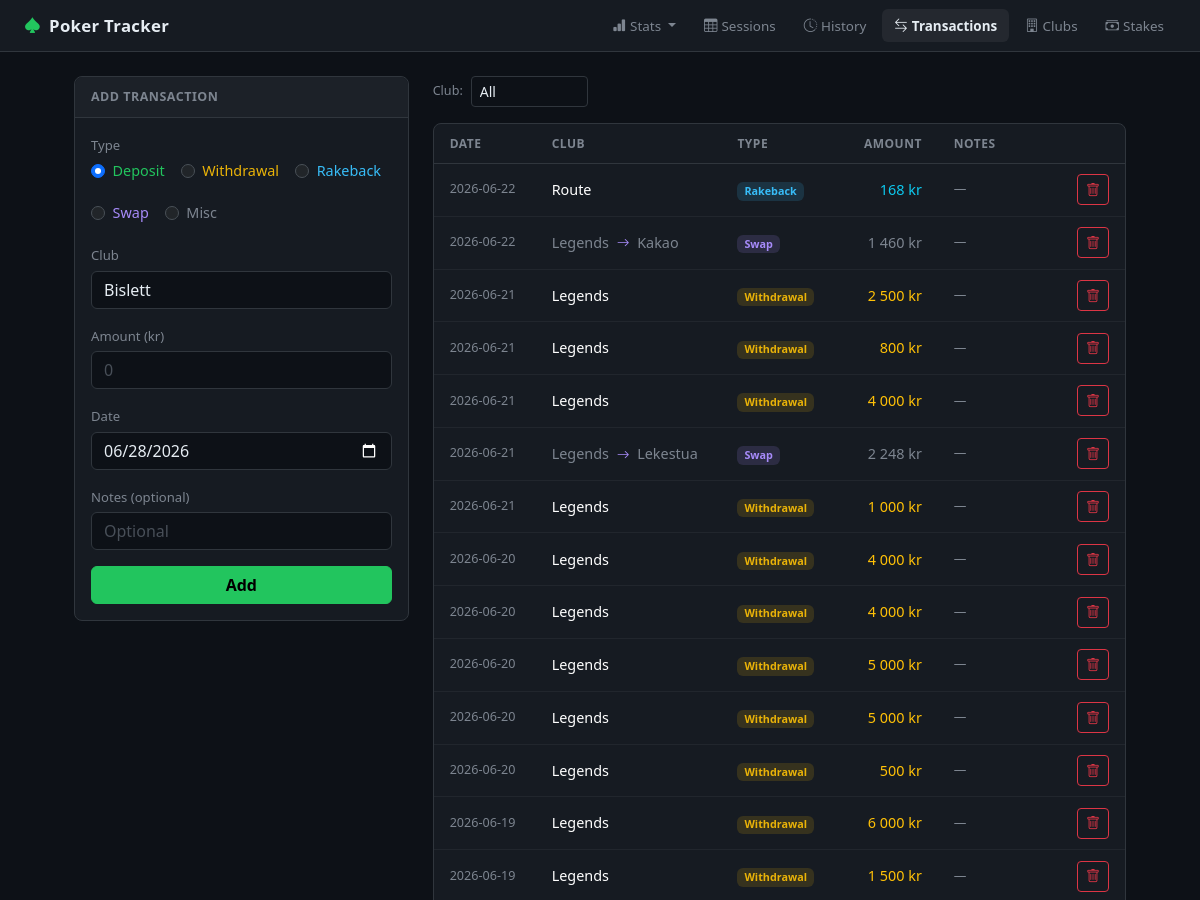
The app's page /transactions (upper part), older data.
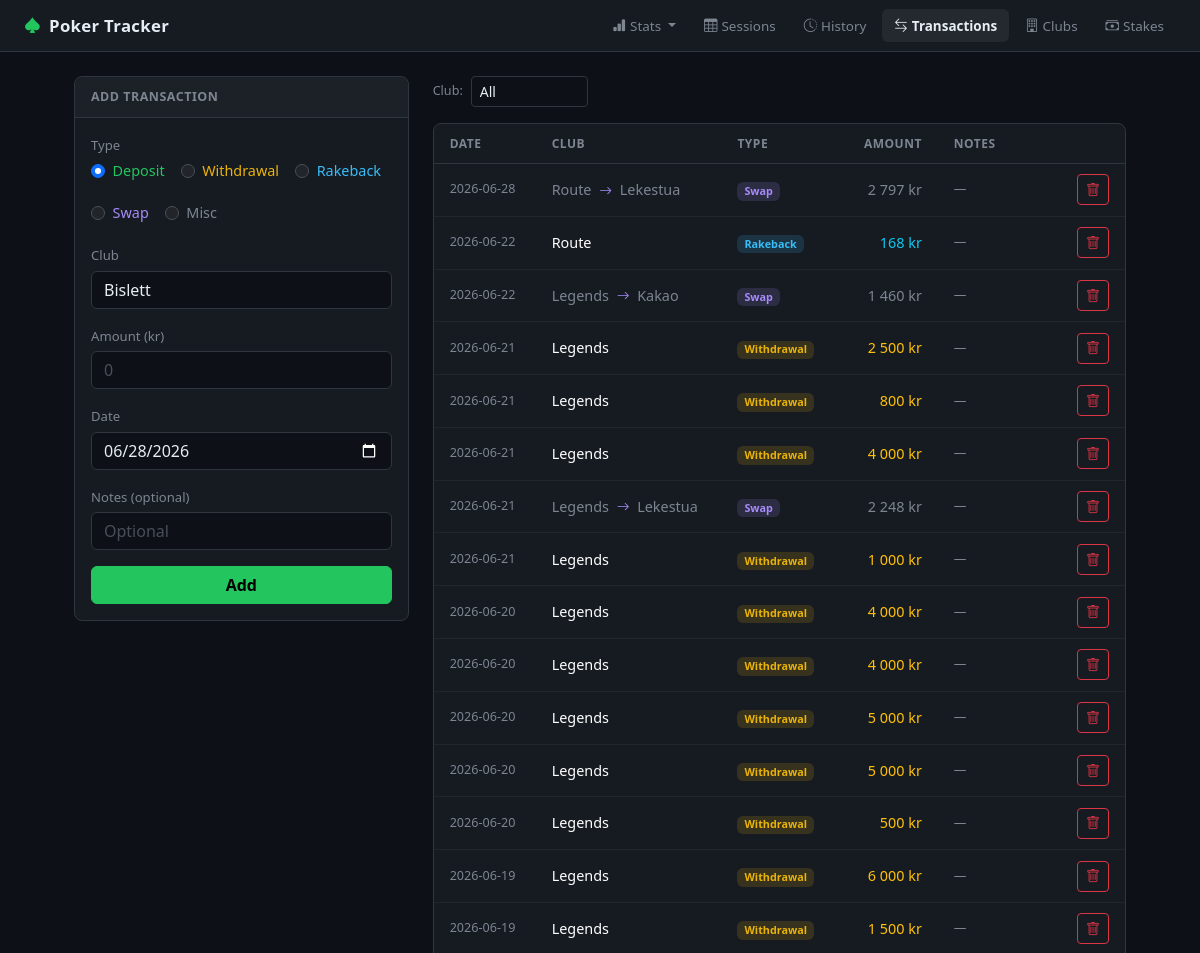
The same page, newer data.
### tables this page shows
CREATE TABLE "transactions" (
                    id INTEGER PRIMARY KEY AUTOINCREMENT,
                    club_id INTEGER NOT NULL REFERENCES clubs(id),
                    to_club_id INTEGER REFERENCES clubs(id),
                    type TEXT NOT NULL CHECK(type IN ('deposit', 'withdrawal', 'rakeback', 'swap', 'misc')),
                    amount REAL NOT NULL,
                    date TEXT NOT NULL,
                    notes TEXT,
                    created_at TEXT DEFAULT (datetime('now'))
                );

CREATE TABLE clubs (
            id INTEGER PRIMARY KEY AUTOINCREMENT,
            name TEXT NOT NULL UNIQUE,
            notes TEXT,
            created_at TEXT DEFAULT (datetime('now'))
        );

### app.py (the view, shortened to what this page needs)
@app.route("/transactions", methods=["GET", "POST"])
def transactions():
    club_id = request.args.get("club_id", type=int)
    db = get_db()
    clubs = db.execute("SELECT * FROM clubs ORDER BY name").fetchall()
    where_parts, params = [], []
    if club_id:
        where_parts.append("(t.club_id = ? OR t.to_club_id = ?)")
        params.extend([club_id, club_id])
    where = ("WHERE " + " AND ".join(where_parts)) if where_parts else ""
    txns = db.execute(f"""
        SELECT t.*, c.name as club_name, tc.name as to_club_name
        FROM transactions t
        JOIN clubs c ON t.club_id = c.id
        LEFT JOIN clubs tc ON t.to_club_id = tc.id
        {where}
        ORDER BY t.date DESC, t.id DESC
    """, params).fetchall()
    today = datetime.now().strftime("%Y-%m-%d")
    return render_template("transactions.html",
        transactions=txns, clubs=clubs,
        selected_club_id=club_id, today=today)

### app.py (called while the page is built)
@app.template_filter("nok")
def nok_filter(value):
    if value is None:
        return "0 kr"
    v = float(value)
    formatted = f"{abs(v):,.0f}".replace(",", " ")
    return f"{'-' if v < 0 else ''}{formatted} kr"

### database.py (called while the page is built)
def get_db():
    if "db" not in g:
        g.db = sqlite3.connect(str(DB_PATH))
        g.db.row_factory = sqlite3.Row
        g.db.execute("PRAGMA foreign_keys = ON")
    return g.db

### templates/transactions.html (shortened to what this page needs)
{% extends "base.html" %}
{% block content %}
<div class="row g-4">
    <div class="col-md-4">
        <div class="card">
            <div class="card-header">Add Transaction</div>
            <div class="card-body">
                <form method="post" id="txnForm">
                    <div class="mb-3">
                        <label class="form-label">Type</label>
                        <div class="d-flex gap-3 flex-wrap">
                            <div class="form-check">
                                <input class="form-check-input" type="radio" name="type" value="deposit" id="typeDeposit" checked>
                                <label class="form-check-label" for="typeDeposit" style="color:#22c55e">Deposit</label>
                            </div>
                            <div class="form-check">
                                <input class="form-check-input" type="radio" name="type" value="withdrawal" id="typeWithdrawal">
                                <label class="form-check-label" for="typeWithdrawal" style="color:#eab308">Withdrawal</label>
                            </div>
                            <div class="form-check">
                                <input class="form-check-input" type="radio" name="type" value="rakeback" id="typeRakeback">
                                <label class="form-check-label" for="typeRakeback" style="color:#38bdf8">Rakeback</label>
                            </div>
                            <div class="form-check">
                                <input class="form-check-input" type="radio" name="type" value="swap" id="typeSwap">
                                <label class="form-check-label" for="typeSwap" style="color:#a78bfa">Swap</label>
                            </div>
                            <div class="form-check">
                                <input class="form-check-input" type="radio" name="type" value="misc" id="typeMisc">
                                <label class="form-check-label" for="typeMisc" style="color:#7d8590">Misc</label>
                            </div>
                        </div>
                    </div>
                    <div class="mb-3">
                        <label class="form-label" id="fromClubLabel">Club</label>
                        <select name="club_id" class="form-select" required {% if not clubs %}disabled{% endif %}>
                            {% for c in clubs %}
                                <option value="{{ c.id }}" {% if selected_club_id == c.id %}selected{% endif %}>{{ c.name }}</option>
                            {% endfor %}
                        </select>
                    </div>
                    <div class="mb-3">
                        <label class="form-label">Amount (kr)</label>
                        <input type="number" name="amount" id="amountInput" class="form-control" min="0" step="1" required placeholder="0">
                    </div>
                    <div class="mb-3">
                        <label class="form-label">Date</label>
                        <input type="date" name="date" class="form-control" value="{{ today }}" required>
                    </div>
                    <div class="mb-3">
                        <label class="form-label">Notes <span class="text-muted">(optional)</span></label>
                        <input type="text" name="notes" class="form-control" placeholder="Optional">
                    </div>
                    <button type="submit" class="btn btn-success w-100" {% if not clubs %}disabled{% endif %}>Add</button>
                </form>
            </div>
        </div>
    </div>
    <div class="col-md-8">
        <div class="d-flex align-items-center gap-3 mb-3">
            <form class="d-flex align-items-center gap-2" method="get">
                <span class="small text-muted">Club:</span>
                <select name="club_id" class="form-select form-select-sm w-auto" onchange="this.form.submit()">
                    <option value="">All</option>
                </select>
            </form>
        </div>
        {% if transactions %}
        <div class="card">
            <div class="table-responsive">
                <table class="table table-hover mb-0">
                    <thead>
                        <tr>
                            <th>Date</th>
                            <th>Club</th>
                            <th>Type</th>
                            <th class="text-end">Amount</th>
                            <th>Notes</th>
                            <th class="text-end"></th>
                        </tr>
                    </thead>
                    <tbody>
                        {% for t in transactions %}
                        <tr>
                            <td class="text-muted small" style="white-space:nowrap">{{ t['date'] }}</td>
                            <td>
                                {% if t['type'] == 'swap' %}
                                    <span class="text-muted">{{ t['club_name'] }}</span>
                                    <i class="bi bi-arrow-right mx-1" style="color:#a78bfa;font-size:0.8rem"></i>
                                    <span class="text-muted">{{ t['to_club_name'] or '?' }}</span>
                                {% else %}
                                    {{ t['club_name'] }}
                                {% endif %}
                            </td>
                            <td style="white-space:nowrap">
                                {% if t['type'] == 'deposit' %}
                                    <span class="badge" style="background:rgba(34,197,94,0.15);color:#22c55e">Deposit</span>
                                {% elif t['type'] == 'withdrawal' %}
                                    <span class="badge" style="background:rgba(234,179,8,0.15);color:#eab308">Withdrawal</span>
                                {% elif t['type'] == 'rakeback' %}
                                    <span class="badge" style="background:rgba(56,189,248,0.15);color:#38bdf8">Rakeback</span>
                                {% elif t['type'] == 'swap' %}
                                    <span class="badge" style="background:rgba(167,139,250,0.15);color:#a78bfa">Swap</span>
                                {% else %}
                                    <span class="badge" style="background:rgba(125,133,144,0.15);color:#7d8590">Misc</span>
                                {% endif %}
                            </td>
                            <td class="text-end" style="white-space:nowrap">
                                {% if t['type'] == 'deposit' %}
                                    <span class="text-success">{{ t['amount'] | nok }}</span>
                                {% elif t['type'] == 'withdrawal' %}
                                    <span class="text-warning">{{ t['amount'] | nok }}</span>
                                {% elif t['type'] == 'rakeback' %}
                                    <span class="text-info">{{ t['amount'] | nok }}</span>
                                {% elif t['type'] == 'swap' %}
                                    <span class="text-muted">{{ t['amount'] | nok }}</span>
                                {% else %}
                                    <span class="text-muted">{{ t['amount'] | nok }}</span>
                                {% endif %}
                            </td>
                            <td class="text-muted small">{{ t['notes'] or '—' }}</td>
                            <td class="text-end">
                                <form method="post" action="/transactions/{{ t['id'] }}/delete" class="d-inline"
                                      onsubmit="return confirm('Delete this entry?')">
                                    <button type="submit" class="btn btn-sm btn-outline-danger">
                                        <i class="bi bi-trash"></i>
                                    </button>
                                </form>
                            </td>
                        </tr>
                        {% endfor %}
                    </tbody>
                </table>
            </div>
        </div>
        {% else %}
        <div class="text-center text-muted py-5">No transactions found.</div>
        {% endif %}
    </div>
</div>
{% endblock %}

### templates/base.html (shortened to what this page needs)
<!DOCTYPE html>
<html lang="en" data-bs-theme="dark">
<head>
    <link rel="stylesheet" href="https://cdn.jsdelivr.net/npm/bootstrap@5.3.3/dist/css/bootstrap.min.css">
    <link rel="stylesheet" href="https://cdn.jsdelivr.net/npm/bootstrap-icons@1.11.3/font/bootstrap-icons.min.css">
    <link rel="stylesheet" href="{{ url_for('static', filename='style.css') }}">
</head>
<body>
<nav class="navbar navbar-expand-lg" id="main-nav">
    <div class="container-fluid px-4">
        <a class="navbar-brand fw-bold" href="/">
            <i class="bi bi-suit-spade-fill me-2" style="color:#22c55e"></i>Poker Tracker
        </a>
        <div class="collapse navbar-collapse" id="navMenu">
            <ul class="navbar-nav ms-auto gap-1">
                <li class="nav-item dropdown">
                    <a class="nav-link dropdown-toggle {% if request.endpoint in ['index','all_time'] %}active{% endif %}"
                       href="#" data-bs-toggle="dropdown">
                        <i class="bi bi-bar-chart-fill me-1"></i>Stats
                    </a>
                </li>
                <li class="nav-item">
                    <a class="nav-link {% if request.endpoint in ['sessions','edit_session'] %}active{% endif %}" href="/sessions">
                        <i class="bi bi-table me-1"></i>Sessions
                    </a>
                </li>
                <li class="nav-item">
                    <a class="nav-link {% if request.endpoint == 'history' %}active{% endif %}" href="/history">
                        <i class="bi bi-clock-history me-1"></i>History
                    </a>
                </li>
                <li class="nav-item">
                    <a class="nav-link {% if request.endpoint in ['transactions','swaps'] %}active{% endif %}" href="/transactions">
                        <i class="bi bi-arrow-left-right me-1"></i>Transactions
                    </a>
                </li>
                <li class="nav-item">
                    <a class="nav-link {% if request.endpoint == 'clubs' %}active{% endif %}" href="/clubs">
                        <i class="bi bi-building me-1"></i>Clubs
                    </a>
                </li>
                <li class="nav-item">
                    <a class="nav-link {% if request.endpoint == 'stakes' %}active{% endif %}" href="/stakes">
                        <i class="bi bi-cash-stack me-1"></i>Stakes
                    </a>
                </li>
            </ul>
        </div>
    </div>
</nav>
<div class="page-wrap py-4 px-4">
    {% block content %}{% endblock %}
</div>
</body>
</html>

### static/style.css (style rules this page uses)
body { background: #0d1117; font-size: 0.9rem; color: #e6edf3; }
.page-wrap { max-width: 1100px; margin-left: auto; margin-right: auto; width: 100%; box-sizing: border-box; }
#main-nav { background: #161b22; border-bottom: 1px solid #30363d; }
.navbar-brand { font-size: 1.05rem; letter-spacing: 0.3px; color: #e6edf3 !important; }
.nav-link { color: #7d8590; font-size: 0.84rem; border-radius: 6px; padding: 0.4rem 0.75rem !important; transition: color 0.15s, background 0.15s; }
.nav-link:hover, .nav-link.active { color: #e6edf3 !important; background: rgba(255,255,255,0.06); }
.nav-link.active { font-weight: 600; }
.card { background: #161b22; border-color: #30363d; border-radius: 8px; }
.card-header { background: #1c2128; border-bottom: 1px solid #30363d; font-weight: 600; font-size: 0.78rem; letter-spacing: 0.5px; text-transform: uppercase; color: #7d8590; padding: 0.65rem 1rem; border-radius: 8px 8px 0 0 !important; }
.table { --bs-table-bg: transparent; --bs-table-hover-bg: rgba(255,255,255,0.03); --bs-table-border-color: #21262d; color: #e6edf3; }
.table thead th { font-size: 0.75rem; text-transform: uppercase; letter-spacing: 0.5px; color: #7d8590; border-bottom: 1px solid #30363d; padding: 0.65rem 1rem; font-weight: 600; }
.table td { padding: 0.65rem 1rem; border-color: #21262d; vertical-align: middle; }
.form-control, .form-select { background: #0d1117; border-color: #30363d; color: #e6edf3; }
.form-control::placeholder { color: #484f58; }
.form-label { font-size: 0.82rem; color: #7d8590; margin-bottom: 0.3rem; }
.btn-success { background: #22c55e; border-color: #22c55e; color: #000; font-weight: 600; }
.text-muted { color: #7d8590 !important; }

Row changes from the older to the newer data that the page shows:
added transactions: date "2026-06-28", club_name "Route", name "Lekestua", type "Swap", amount|nok "2 797 kr", notes "—"
